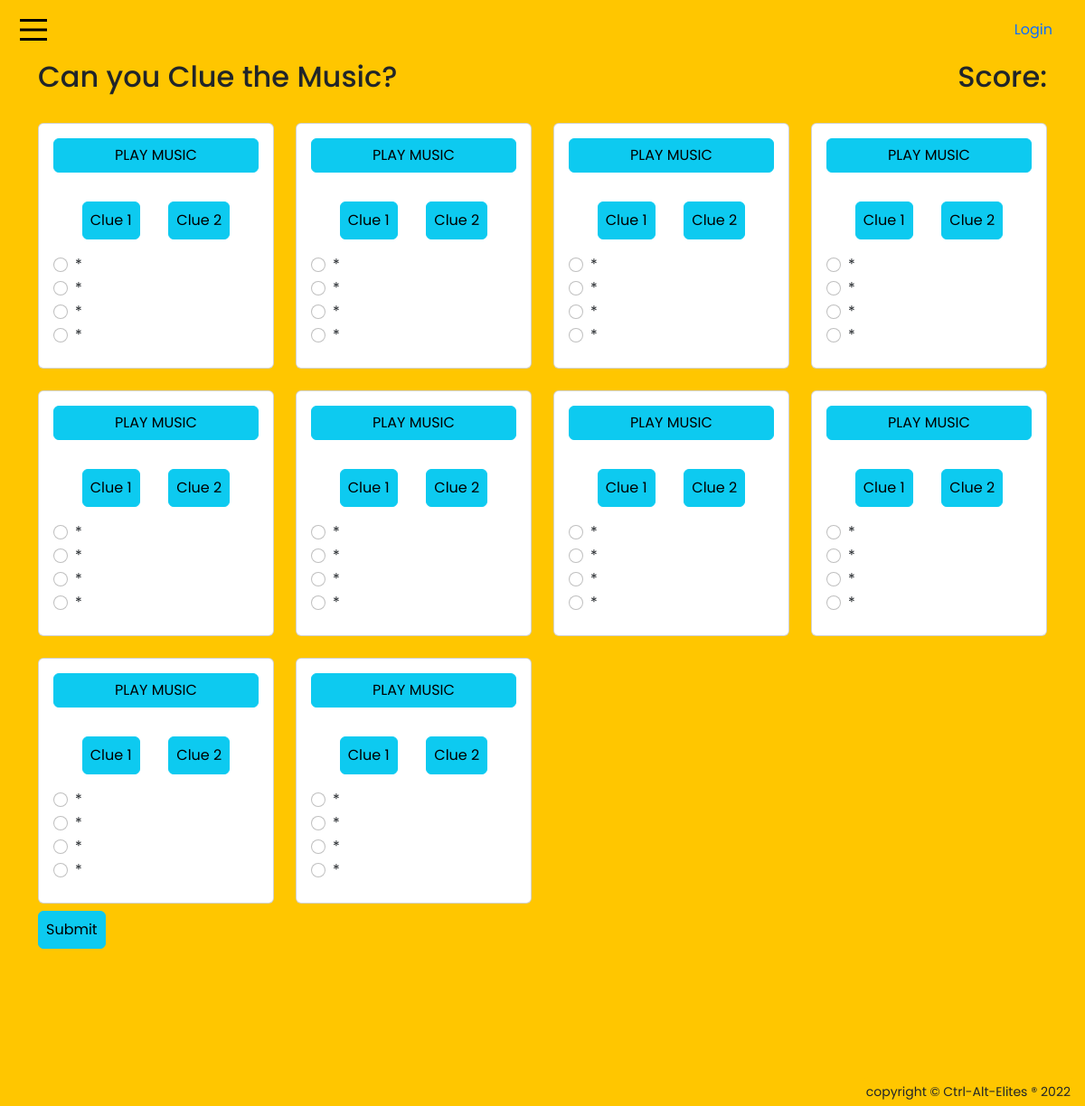
Screenshot of /game/ with the database file from the repository.
### game/models.py (models this page shows, shortened)
class Question(models.Model):
    name = models.CharField(max_length=100)
    image = models.ImageField()
    audio_file = models.FileField(upload_to='media_audio/')
    description = models.TextField(max_length=550)
    clue1 = models.CharField(max_length=200)
    clue2 = models.CharField(max_length=200)
    answer_option1 = models.CharField(max_length=200)
    answer_option2 = models.CharField(max_length=200)
    answer_option3 = models.CharField(max_length=200)
    answer_option4 = models.CharField(max_length=200)
    answer = models.CharField(max_length=200)

### game/views.py (the view)
# urls.py: path('', views.game, name='game'),
def game(request):
    if request.method == 'POST':
        print(request.POST)
        questions = list(Question.objects.all())[:10]
        random.shuffle(questions)
        clueOne = Question.clue1
        clueTwo = Question.clue2
        score = 500
        wrong = 0
        correct = 0
        total = 0
        for q in questions:
            total += 1
            print(request.POST.get(q.name))
            print(q.answer)
            if q.answer == request.POST.get(q.name):
                score += 50
                correct += 1
            else:
                wrong += 1
        percent = score/(total*10) * 100
        template_name = 'game/game.html'
        context = {
            'questions': questions,
            'score': score
        }
        return render(request, template_name, context)
    else:
        questions = list(Question.objects.all())[:10]
        random.shuffle(questions)
        template_name = 'game/game.html'
        context = {
            'questions': questions
        }
        return render(request, template_name, context)

### game/templates/game/game.html (shortened to what this page needs)
{% extends "base.html" %}
{% load static %}
{% block extra_css %}
<link rel="stylesheet" href="{% static '/css/game.css' %}">
{% endblock %}
{% block content %}
<nav class="navbar">
    {% include 'includes/main_nav.html' %}
</nav>
<section class="container">
    <div class="row">
        <div class="col-12 col-md-6">
            <h2>Can you Clue the Music?</h2>
        </div>
        <div class="col-12 col-md-6">
            <h2 class="text-end">Score: {{ score }}</h2>
        </div>
    </div>
    <div class="row">
        <div class="col-12">
            <form action="" method="post">
                <div class="row">
                {% for q in questions %}
                    <div class="col-sm-6 col-md-3 mt-4">
                        <div class="card h-100 game-card">
                            <div class="card-front">
                                <div class="p-3">
                                    <button id="playButton" class="btn btn-info btn-game">PLAY MUSIC</button>
                                </div>
                                <div class="card-body">
                                    <div class="d-flex justify-content-evenly mb-3">
                                        <button id="clueOneButton" class="btn btn-info p-2">Clue 1</button>
                                        <button id="clueTwoButton" class="btn btn-info p-2">Clue 2</button>
                                    </div>
                                    <div class="my-2">
                                        <div class="form-check">
                                            <input class="form-check-input" type="radio" name="{{ q.name}}" id="choice1" value="{{ q.answer_option1 }}">
                                            <label class="form-check-label" for="choice1">
                                                {{ q.answer_option1 }}
                                            </label>
                                        </div>
                                        <div class="form-check">
                                            <input class="form-check-input" type="radio" name="{{ q.name }}" id="choice2" value="{{ q.answer_option2 }}">
                                            <label class="form-check-label" for="choice2">
                                                {{ q.answer_option2 }}
                                            </label>
                                        </div>
                                        <div class="form-check">
                                            <input class="form-check-input" type="radio" name="{{ q.name }}" id="choice3" value="{{ q.answer_option3 }}">
                                            <label class="form-check-label" for="choice3">
                                                {{ q.answer_option3 }}
                                            </label>
                                        </div>
                                        <div class="form-check">
                                            <input class="form-check-input" type="radio" name="{{ q.name }}" id="choice4" value="{{ q.answer_option4 }}">
                                            <label class="form-check-label" for="choice4">
                                                {{ q.answer_option4 }}
                                            </label>
                                        </div>
                                    </div>
                                </div>
                            </div>
                        </div>
                    </div>
                {% endfor %}
                </div>
                <div class="row justify-content-center">
                    <div class="col-12 mt-2">
                        <input class="btn btn-info p-2" type="submit">
                    </div>
                </div>
            </form>
        </div>
    </div>
</section>
{% include 'includes/footer.html' %}
{% endblock %}

### templates/base.html (shortened to what this page needs)
{% load static %}
<!DOCTYPE html>
<html lang="en">
<head>
    {% block corecss %}
    <link href="https://cdn.jsdelivr.net/npm/bootstrap@5.2.1/dist/css/bootstrap.min.css" rel="stylesheet"
>
    <link rel="stylesheet" href="{% static 'css/base.css' %}">
    <link rel="stylesheet"
        href="https://cdn.jsdelivr.net/npm/@fortawesome/fontawesome-free@6.2.0/css/fontawesome.min.css"
>
    {% endblock %}
    {% block extra_css %}
    {% endblock %}
</head>
<body class="bg-yellow">
    {% block content %}
    {% endblock %}
</body>
</html>

### templates/includes/main_nav.html (shortened to what this page needs)
<div class="container-fluid d-flex">
    <button class="menu"
        onclick="this.classList.toggle('opened');this.setAttribute('aria-expanded', this.classList.contains('opened'))"
        aria-label="Main Menu">
    </button>
    <ul class="nav  d-md-flex list-inline list-unstyled text-center">
        {% if request.user.is_authenticated %}
        {% if request.user.is_superuser %}
        <li class="list-inline-item me-2">
            <a class="text-decoration-none"
                href="https://8000-samuelukach-musichackat-qbjqqk14b7a.ws-eu74.gitpod.io/admin">Management</a>
        </li>
        {% endif %}
        <li class="list-inline-item me-2">
            <p>{{user.username}}</p>
        </li>
        {% else %}
        <li class="list-inline-item me-2">
            <a class="nav-link fs-bold" href="{% url 'account_login' %}">Login</a>
        </li>
        {% endif %}
    </ul>
</div>

### templates/includes/footer.html
<footer class="container-fluid fixed-bottom">
    <div class="d-flex justify-content-end">
           <span class="bg-yellow p-1 rounded-2"><small>copyright © Ctrl-Alt-Elites ® <span id="copy-right"></span></small></span>
    </div>
</footer>

### static/css/base.css (style rules this page uses)
* { padding: 0; margin: 0; box-sizing: border-box; font-family: 'Poppins', sans-serif; }
.menu { background-color: transparent; border: none; cursor: pointer; display: flex; padding: 0; z-index: 9999999999; }
.bg-yellow { background-color: #FFC600; }

### game/static/css/game.css (style rules this page uses)
.game-card { height: 40vh; position: relative; transform-style: preserve-3d; transition: all 0.6s; transition-timing-function: ease-in-out; }
.game-card { transform-style: preserve-3d; transition: all 0.6s; transition-timing-function: ease-in-out; }
.btn-game { width: 100%; }

### rows the page displays
Question: answer_option1 "*", answer_option2 "*", answer_option3 "*", answer_option4 "*"
Question: answer_option1 "*", answer_option2 "*", answer_option3 "*", answer_option4 "*"
Question: answer_option1 "*", answer_option2 "*", answer_option3 "*", answer_option4 "*"
Question: answer_option1 "*", answer_option2 "*", answer_option3 "*", answer_option4 "*"
Question: answer_option1 "*", answer_option2 "*", answer_option3 "*", answer_option4 "*"
Question: answer_option1 "*", answer_option2 "*", answer_option3 "*", answer_option4 "*"
Question: answer_option1 "*", answer_option2 "*", answer_option3 "*", answer_option4 "*"
Question: answer_option1 "*", answer_option2 "*", answer_option3 "*", answer_option4 "*"
Question: answer_option1 "*", answer_option2 "*", answer_option3 "*", answer_option4 "*"
Question: answer_option1 "*", answer_option2 "*", answer_option3 "*", answer_option4 "*"
